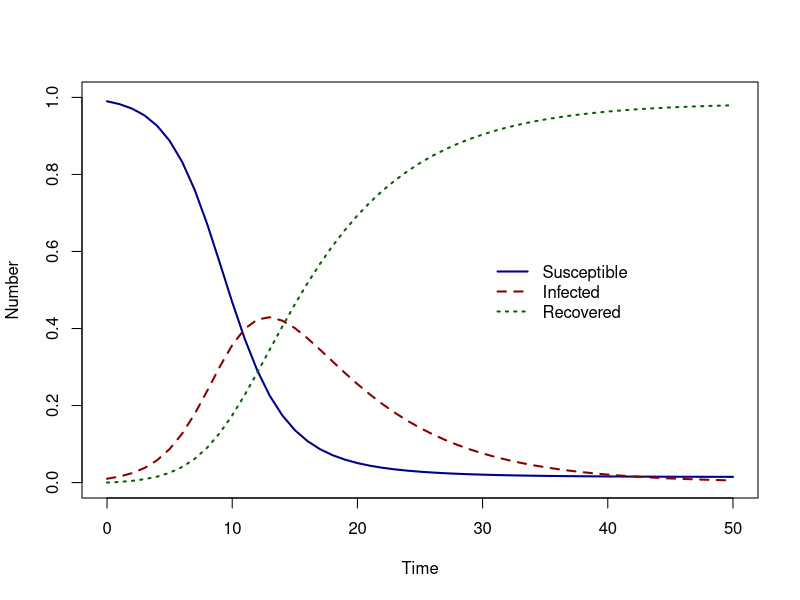

R code for this plot:
## ---- chunk 1
library(deSolve)
SIR_model <- function(time, state_var, pars) {
  # Extract state variables
  S <- state_var["S"]
  I <- state_var["I"]
  R <- state_var["R"]
  # Extract model parameters
  beta <- pars["beta"]
  gamma <- pars["gamma"]
  # The differential equations
  dS <- - beta * S * I
  dI <- beta * S * I - gamma * I
  dR <- gamma * I
  # Return the solved equations as a list
  sol <- list(c(dS, dI, dR))
  return(sol)
}

# What are our parameter values?
pars <- c(beta = 0.6, gamma = 0.14)

# Define time to solve equations
times <- seq(from = 0, to = 50, by = 1)

# What are the initial values (or conditions) of the state variables?
state_var <- c(S = 0.99, I = 0.01, R = 0)

# Solve the Susceptible Infected equations over the vector of times , time
# with initial conditions
solution <- as.data.frame(ode(y = state_var, times = times, func = SIR_model,
                              parms = pars, method = rk4))

plot(solution$time, solution$S, col = "darkblue", lwd = 2,
     type = "l", ylim = c(0, 1), ylab = "Number", xlab = "Time")
lines(solution$time, solution$I, col = "darkred", lwd = 2, lty = 2)
lines(solution$time, solution$R, col = "darkgreen", lwd = 2, lty = 3)
legend(30, 0.6, c("Susceptible", "Infected", "Recovered"),
       col = c("darkblue", "darkred", "darkgreen"),
       lwd = 2, lty = c(1, 2, 3), bty = "n")
